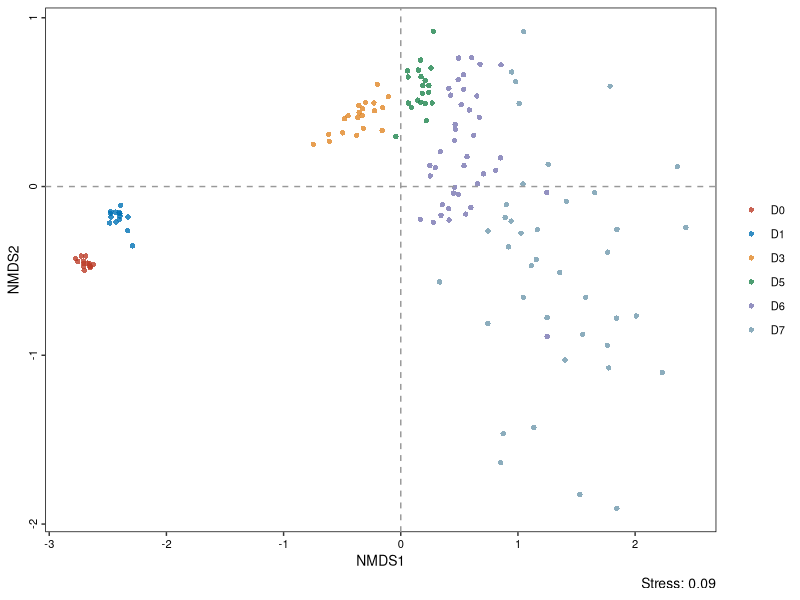

Source code (R):
# coding: utf-8
# email: qfsfdxlqy@163.com
# Github: https://github.com/2015qyliang

library(vegan)
library(ggsci)
library(ggplot2)
library(tidyverse)

#############################################################

dclassDF = read.table('OTUsamplesGroup.txt', header = T, 
                      sep = '\t', stringsAsFactors = F)

otuSampleDF = t(read.table('OTUtable.txt', header = T,sep = '\t',row.names = 1))
 
nmds = metaMDS(vegdist(otuSampleDF, method = 'jaccard', binary = T),  
               k = 2, trymax = 100, wascores = TRUE)
# data.scores = as.data.frame(nmds$points)
data.scores = as.data.frame(scores(nmds))
newdf = data.frame(data.scores, dclass = dclassDF$Group )

head(newdf)

nmds.p = ggplot(newdf, aes(x = NMDS1, y = NMDS2, color = dclass)) +
  geom_point(size = 1.5, alpha = 0.8, shape = 16) +
  labs(caption = paste0('Stress: ', 
                        paste(round(nmds$stress, digits = 2), collapse = ', '))) +
  scale_colour_manual(values = pal_nejm()(6),
                      breaks = c('D0', 'D1', 'D3', 'D5', 'D6', 'D7')) +
  geom_hline(yintercept=0, colour="grey60", linetype="dashed")+
  geom_vline(xintercept=0, colour="grey60", linetype="dashed")+
  theme(panel.background = element_rect(fill="white", color="black"),
        panel.grid = element_blank(),
        plot.caption =  element_text(size = 10, color = 'black'), 
        axis.title = element_text(size = 10, color = 'black'),
        axis.text.y = element_text(size = 8, hjust = 0.5, vjust = 0.5, 
                                   angle = 90, color = 'black'),
        axis.text.x = element_text(size = 8, color = 'black'),
        legend.position = "right",
        legend.title = element_blank(),
        legend.text = element_text(size = 8),
        legend.key = element_blank())
ggsave('Figure3D_NMDS.pdf',  nmds.p, units = 'in', width = 3, height = 2.5)

#############################################################
